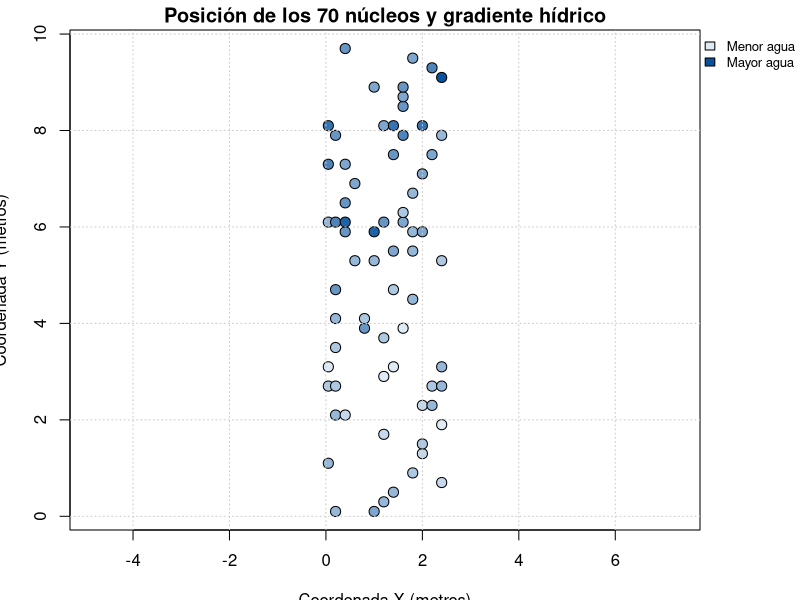
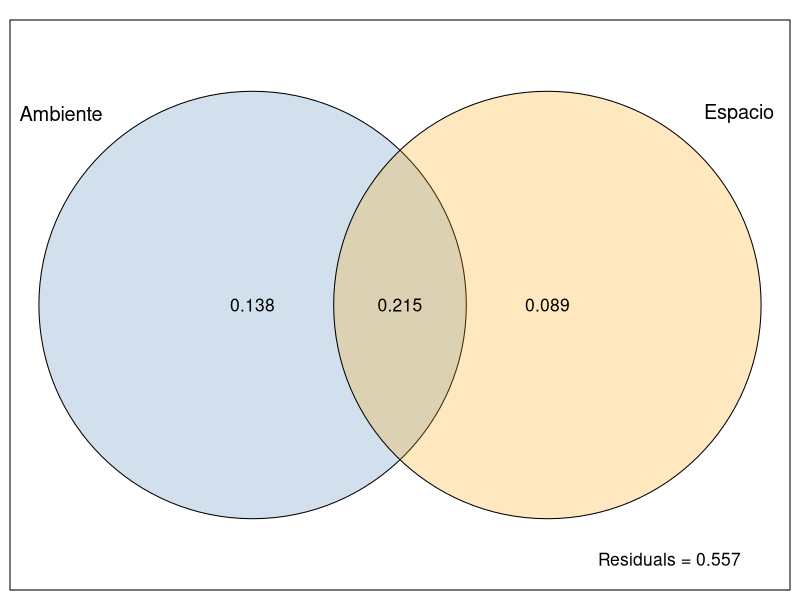

Recreate these plots in R, in order.
## ---- chunk 1
knitr::opts_chunk$set(
  echo = FALSE,
  warning = FALSE,
  message = FALSE,
  fig.align = "center"
)

# Generación autónoma del archivo bibliográfico
if (!file.exists("referencias.bib")) {
  cat(
'@article{borcard1992,
  title = {Partialling out the spatial component of ecological variation},
  author = {Borcard, Daniel and Legendre, Pierre and Drapeau, Pierre},
  journal = {Ecology},
  volume = {73},
  number = {3},
  pages = {1045--1055},
  year = {1992}
}

@article{borcard1994,
  title = {Environmental control and spatial structure in ecological communities: an example using oribatid mites (Acari, Oribatei)},
  author = {Borcard, Daniel and Legendre, Pierre},
  journal = {Environmental and Ecological Statistics},
  volume = {1},
  number = {1},
  pages = {37--61},
  year = {1994}
}

@article{legendre2001,
  title = {Ecologically meaningful transformations for ordination of species data},
  author = {Legendre, Pierre and Gallagher, Eugene D.},
  journal = {Oecologia},
  volume = {129},
  number = {2},
  pages = {271--280},
  year = {2001}
}

@article{peresneto2006,
  title = {Variation partitioning of species data matrices: estimation and comparison of fractions},
  author = {Peres-Neto, Pedro R. and Legendre, Pierre and Dray, Stephane and Borcard, Daniel},
  journal = {Ecology},
  volume = {87},
  number = {10},
  pages = {2614--2625},
  year = {2006}
}
', file = "referencias.bib")
}

library(vegan)
library(knitr)
set.seed(123)

# Carga de datos empíricos
data(mite, package = "vegan")
data(mite.env, package = "vegan")
data(mite.xy, package = "vegan")

# Estandarización de Hellinger
Y <- decostand(mite, method = "hellinger")

# Superficie de tendencia espacial (TSA)
S <- data.frame(
  x = as.numeric(scale(mite.xy$x, center = TRUE, scale = FALSE)),
  y = as.numeric(scale(mite.xy$y, center = TRUE, scale = FALSE))
)
S$x2 <- S$x^2
S$y2 <- S$y^2
S$xy <- S$x * S$y

datos_modelo <- cbind(mite.env[, c("SubsDens", "WatrCont", "Substrate")], S)

# Partición de la varianza
vpart <- varpart(
  Y,
  ~ SubsDens + WatrCont + Substrate,
  ~ x + y + x2 + y2 + xy,
  data = datos_modelo
)

fracciones <- vpart$part$indfract
frac_amb  <- fracciones$Adj.R.square[1]
frac_esp  <- fracciones$Adj.R.square[2]
frac_comp <- fracciones$Adj.R.square[3]
frac_res  <- fracciones$Adj.R.square[4]

# Función segura para porcentajes sin fallos de escape
fmt_pct <- function(val) {
  paste0(formatC(100 * val, format = "f", digits = 1), "%")
}

# Modelos canónicos parciales y pruebas de permutación
mod_amb_puro <- rda(Y ~ SubsDens + WatrCont + Substrate + Condition(x + y + x2 + y2 + xy), data = datos_modelo)
mod_esp_puro <- rda(Y ~ x + y + x2 + y2 + xy + Condition(SubsDens + WatrCont + Substrate), data = datos_modelo)
mod_completo <- rda(Y ~ SubsDens + WatrCont + Substrate + x + y + x2 + y2 + xy, data = datos_modelo)

prueba_amb   <- anova(mod_amb_puro, permutations = 999)
prueba_esp   <- anova(mod_esp_puro, permutations = 999)
prueba_total <- anova(mod_completo, permutations = 999)

p_amb   <- prueba_amb$`Pr(>F)`[1]
p_esp   <- prueba_esp$`Pr(>F)`[1]
p_total <- prueba_total$`Pr(>F)`[1]
vif_max <- max(vif.cca(mod_completo))
## ---- chunk 2
paleta_agua <- colorRampPalette(c("#DEEBF7", "#08519C"))(10)
clases_agua <- cut(mite.env$WatrCont, breaks = 10)

par(mar = c(3.5, 3.5, 1.5, 5))
plot(
  mite.xy$x, mite.xy$y,
  pch = 21,
  bg = paleta_agua[as.numeric(clases_agua)],
  col = "black",
  cex = 1.35,
  xlab = "Coordenada X (metros)",
  ylab = "Coordenada Y (metros)",
  main = "Posición de los 70 núcleos y gradiente hídrico",
  asp = 1
)
grid(col = "gray80", lty = "dotted")

legend(
  "topright",
  inset = c(-0.16, 0),
  xpd = TRUE,
  legend = c("Menor agua", "Mayor agua"),
  fill = c("#DEEBF7", "#08519C"),
  bty = "n",
  cex = 0.8
)
## ---- chunk 3
par(mar = c(0.5, 0.5, 1, 0.5))
plot(
  vpart,
  bg = c("steelblue", "orange"),
  Xnames = c("Ambiente", "Espacio"),
  digits = 2,
  cex = 1.05
)
